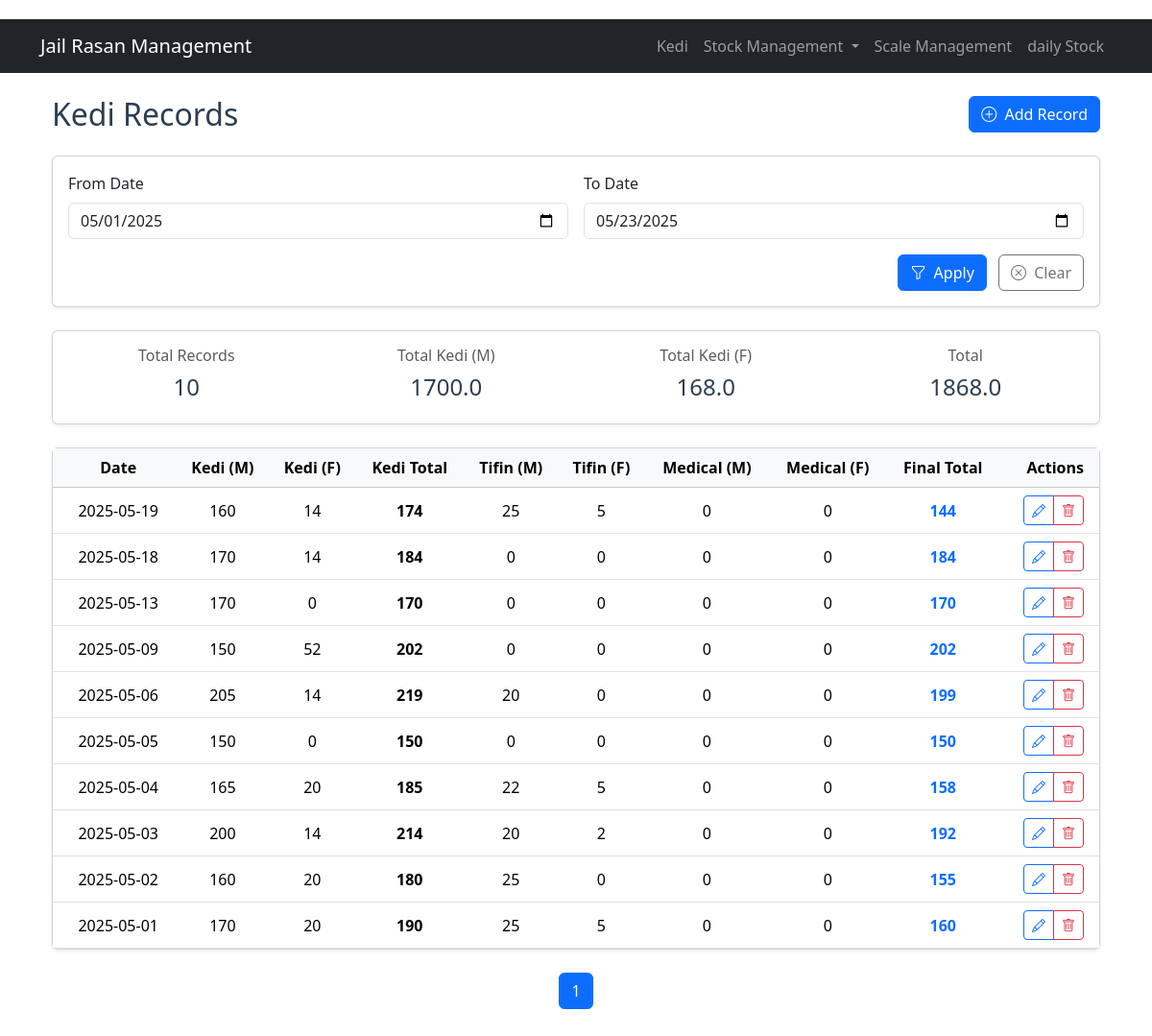
Page /kedi on the earlier database version.
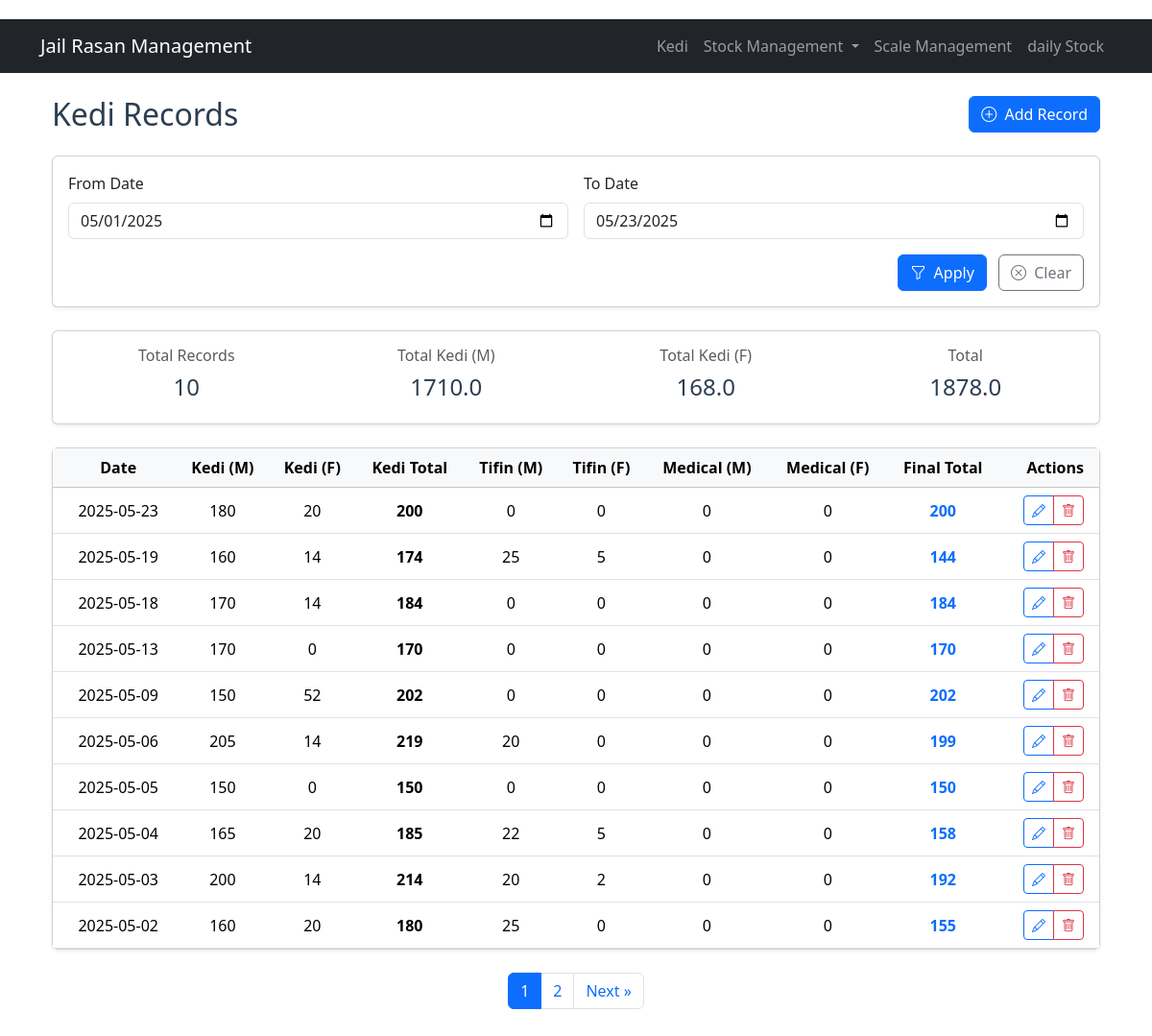
Same page on the later database version.
### models.py (models this page shows, shortened)
class RasanRecord(db.Model):
    id = db.Column(db.Integer, primary_key=True)
    date = db.Column(db.Date, nullable=False, unique=True)
    kedi_m = db.Column(db.Integer, nullable=False, default=0)
    kedi_f = db.Column(db.Integer, nullable=False, default=0)
    tifin_m = db.Column(db.Integer, nullable=False, default=0)
    tifin_f = db.Column(db.Integer, nullable=False, default=0)
    medical_m = db.Column(db.Integer, nullable=False, default=0)
    medical_f = db.Column(db.Integer, nullable=False, default=0)
    def total(self):
        return (self.kedi_m + self.kedi_f) - (self.tifin_m + self.tifin_f) - (self.medical_m + self.medical_f)
    def kedi_total(self):
        return self.kedi_m + self.kedi_f

### app.py (the view)
@app.route('/kedi')
def kedi():
    page = request.args.get('page', 1, type=int)
    query = RasanRecord.query.order_by(RasanRecord.date.desc())
    query = get_date_filters(query)
    pagination = query.paginate(page=page, per_page=10)
    return render_template('kedi/list.html',
                         records=pagination.items,
                         pagination=pagination)

### app.py (called while the page is built)
def get_date_filters(query):
    start_date = request.args.get('start_date')
    end_date = request.args.get('end_date')
    if start_date:
        query = query.filter(RasanRecord.date >= start_date)
    if end_date:
        query = query.filter(RasanRecord.date <= end_date)
    return query

### templates/kedi/list.html (shortened to what the changed rows need)
{% extends "base.html" %}
{% block content %}
<div class="container mt-4">
    <div class="d-flex justify-content-between align-items-center mb-4">
        <h2 class="mb-0">Kedi Records</h2>
    </div>
<div class="card shadow-sm mb-4">
    <div class="card-body">
        <div class="row text-center">
            <div class="col-md-3">
                <h6 class="text-muted">Total Kedi (M)</h6>
                <h4>
                    {% set total_m = records|sum(attribute='kedi_m') %}
                    {{ "%.1f"|format(total_m) }}
                </h4>
            </div>
                    {% set total_f = records|sum(attribute='kedi_f') %}
            <div class="col-md-3">
                <h6 class="text-muted"> Total</h6>
                <h4>
                    {% set kedi_totals = records|map(attribute='kedi_m')|list + records|map(attribute='kedi_f')|list %}
                    {{ "%.1f"|format(kedi_totals|sum) }}
                </h4>
            </div>
        </div>
    </div>
</div>
    <div class="card shadow-sm">
        <div class="card-body p-0">
            <div class="table-responsive">
                <table class="table table-hover align-middle mb-0">
                    <thead class="table-light">
                        <tr>
                            <th class="ps-3">Date</th>
                            <th>Kedi (M)</th>
                            <th>Kedi (F)</th>
                            <th>Kedi Total</th>
                            <th>Tifin (M)</th>
                            <th>Tifin (F)</th>
                            <th>Medical (M)</th>
                            <th>Medical (F)</th>
                            <th>Final Total</th>
                            <th class="text-end pe-3">Actions</th>
                        </tr>
                    </thead>
                    <tbody>
                        {% for record in records %}
                        <tr>
                             <td class="ps-3">{{ record.date.strftime('%Y-%m-%d') }}</td>
    <td>{{ record.kedi_m }}</td>
    <td>{{ record.kedi_f }}</td>
    <td class="fw-bold">{{ record.kedi_total() }}</td>
    <td>{{ record.tifin_m }}</td>
    <td>{{ record.tifin_f }}</td>
    <td>{{ record.medical_m }}</td>
    <td>{{ record.medical_f }}</td>
    <td class="fw-bold text-primary">{{ record.total() }}</td>
                            <td class="text-end pe-3">
                                <div class="btn-group" role="group">
                                    <a href="{{ url_for('edit_kedi', id=record.id) }}"
                                       class="btn btn-sm btn-outline-primary"
                                       data-bs-toggle="tooltip" title="Edit">
                                        <i class="bi bi-pencil"></i>
                                    </a>
                                    <a href="{{ url_for('delete_kedi', id=record.id) }}"
                                       class="btn btn-sm btn-outline-danger"
                                       data-bs-toggle="tooltip" title="Delete"
                                       onclick="return confirm('Delete this record?')">
                                        <i class="bi bi-trash"></i>
                                    </a>
                                </div>
                            </td>
                        </tr>
                        {% endfor %}
                    </tbody>
                </table>
            </div>
        </div>
    </div>
    {% if pagination %}
    <nav class="mt-4">
        <ul class="pagination justify-content-center">
            {% for page_num in pagination.iter_pages() %}
                {% if page_num %}
                    <li class="page-item {% if page_num == pagination.page %}active{% endif %}">
                        <a class="page-link" href="{{ url_for('kedi', page=page_num, start_date=request.args.get('start_date'), end_date=request.args.get('end_date')) }}">
                            {{ page_num }}
                        </a>
                    </li>
                {% else %}
                    <li class="page-item disabled">
                        <span class="page-link">...</span>
                    </li>
                {% endif %}
            {% endfor %}
            {% if pagination.has_next %}
            <li class="page-item">
                <a class="page-link" href="{{ url_for('kedi', page=pagination.next_num, start_date=request.args.get('start_date'), end_date=request.args.get('end_date')) }}">
                    Next &raquo;
                </a>
            </li>
            {% endif %}
        </ul>
    </nav>
    {% endif %}
</div>
{% endblock %}

Differences in the rows shown:
no longer on this page (row unchanged): RasanRecord: date "2025-05-01", kedi_m "170", kedi_f "20", kedi_total "190", tifin_m "25", tifin_f "5", medical_m "0", medical_f "0", total "160"
added RasanRecord: date "2025-05-23", kedi_m "180", kedi_f "20", kedi_total "200", tifin_m "0", tifin_f "0", medical_m "0", medical_f "0", total "200"
Other differences:
{{ "%.1f"|format(total_m) }}: "1700.0" → "1710.0"
{{ "%.1f"|format(kedi_totals|sum) }}: "1868.0" → "1878.0"
new list line: "2"
text now shown: "Next »"
